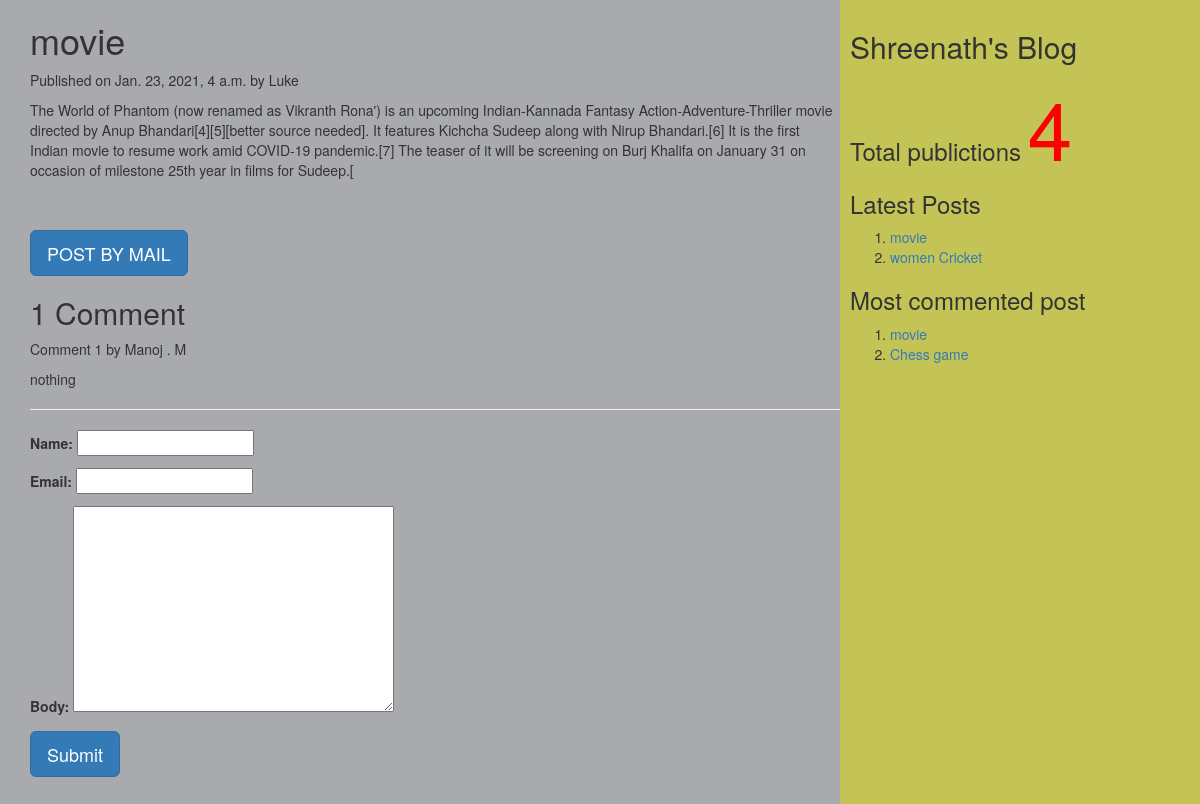
The page /2021/01/23/movie on the database its author committed.
### myApp/models.py (models this page shows, shortened)
class Post(models.Model):
          tags=TaggableManager()
          STATUS_CHOICES=(('draft','Draft'),('published','Published'))
          title=models.CharField(max_length=256)
          slug=models.SlugField(max_length=264,unique_for_date='publish')
          author=models.ForeignKey(User,related_name='blog_posts',on_delete= models.CASCADE)
          body=models.TextField()
          publish=models.DateTimeField(default=timezone.now)
          created=models.DateTimeField(auto_now_add=True)
          updated=models.DateTimeField(auto_now=True)
          status= models.CharField(max_length=10,choices=STATUS_CHOICES,default='draft')
          objects=CustomManager()
          class Meta:
                ordering=('-publish',)
          def get_absolute_url(self):
                return reverse('post_detail',args=[self.publish.year,self.publish.strftime('%m'),self.publish.strftime('%d'),self.slug])

class Comment(models.Model):
    post=models.ForeignKey(Post,related_name="comments",on_delete=models.CASCADE)
    name=models.CharField(max_length=50)
    email=models.EmailField()
    body=models.TextField()
    created=models.DateTimeField(auto_now_add=True)
    updated=models.DateTimeField(auto_now=True)
    active=models.BooleanField(default=True)
    class Meta:
        ordering=('created',)

### myApp/views.py (the view, shortened to what this page needs)
# urls.py: url(r'(?P<year>\d{4})/(?P<month>\d{2})/(?P<day>\d{2})/(?P<post>[-\w]+)',views.post_detail_view,name='post_detail'),
def post_detail_view(request,year,month,day,post):
    post=get_object_or_404(Post,slug=post,publish__year=year,publish__month=month,publish__day=day)
    comments=post.comments.filter(active=True)
    csubmit=False
    form=CommentForm()
    d={'post':post,'form':form,'csubmit':csubmit,'comments':comments}
    return render(request,'myApp/post_detail.html',d)

### myApp/forms.py
class CommentForm(forms.ModelForm):
    class Meta:
        model=Comment
        fields=('name','email','body')

### myApp/models.py (called while the page is built)
    def get_queryset(self):
        return super().get_queryset().filter(status='published')

### myApp/templatetags/mytags.py (called while the page is built)
@register.simple_tag
def total_posts():
    return Post.objects.count()

@register.inclusion_tag('myApp/latest_post.html')
def show_latest_posts(count=3):
    latest_posts=Post.objects.order_by('-publish')[:count]
    return {'latest_posts':latest_posts}

@register.simple_tag
def get_most_commented_posts(count=2):
    return Post.objects.annotate(total_comments=Count('comments')).order_by('-total_comments')[:count]

### templates/myApp/post_detail.html (shortened to what this page needs)
<html>
    {%extends 'myApp/parent.html'%}
        {%block content_block%}
        <h1>{{post.title}}</h1>
        <p>Published on {{post.publish}} by {{post.author|title}}</p>
        {{post.body|linebreaks}} <br><br>
        <a href="/{{post.id}}/share" class='btn btn-lg btn-primary'>POST BY MAIL</a>
        {%with comments.count as comments_count%}
        <h2>{{comments_count}} Comment{{comments_count|pluralize}}</h2>
        {%endwith%}
        {%if comments%}
         {%for c in comments%}
         <p>Comment {{forloop.counter}} by {{c.name}}</p>
        <div>{{c.body|linebreaks}}</div>
        <hr>
        {%endfor%}
        {%else%}
         <p style="color:blue;font-size:30px;font-style:bold;border-bottom:1px red solid;">There are no comments</p>
        {%endif%}
         {%if csubmit%}
         <h2>Thank you..Your comment has been added successfully!!</h2>
         {%else%}
         <form  method="post">
           {{form.as_p}}
           <input type="submit" class='btn btn-lg btn-primary' value="Submit">
         </form>
         {%endif%}
        {%endblock%}

### templates/myApp/parent.html (shortened to what this page needs)
<html>
{%load mytags%}
    <head>
        <link rel="stylesheet" href="https://maxcdn.bootstrapcdn.com/bootstrap/3.3.7/css/bootstrap.min.css">
    </head>
    <body>
        <div class="content" style="width:70%;float:left;background-color:a8aaad;height:300%;padding:0 0 0 30px">
              {%block content_block%}
              {%endblock%}
        </div>
        <div class="sidebar" style="width:30%;float:right;background-color:#c4c456;height:300%;padding:10px">
            <h2>Shreenath's Blog</h2>
            <h3>Total publictions
              <span style="color:red;font-size:80px">
              {%total_posts%}</span>
              <h3>Latest Posts</h3>
              {% show_latest_posts 2 %}
              <h3>Most commented post</h3>
              {%get_most_commented_posts as m%}
              <ol>
                {%for post in m%}
                <li><a href="{{post.get_absolute_url}}">{{post.title}}</a></li>
                {%endfor%}
              </ol>
            </h3>
        </div>
    </body>
</html>

### templates/myApp/latest_post.html
<!DOCTYPE html>
<html lang="en" dir="ltr">
  <body>
    <ol>
    {%for post in latest_posts%}
    <li><a href="{{post.get_absolute_url}}">{{post.title}}</a></li>
    {%endfor%}
    </ol>
  </body>
</html>

### rows shown on the page
Post: title "movie", publish "Jan. 23, 2021, 4 a.m.", author "Luke", body "The World of Phantom (now renamed as Vikranth Rona') is an upcoming Indian-Kannada Fantasy Action-Adventure-Thriller movie directed by Anup Bhandari[4][5][better source needed]. It features Kichcha Sudeep along with Nirup Bhandari.[6] It is the first Indian movie to resume work amid COVID-19 pandemic.[7] The teaser of it will be screening on Burj Khalifa on January 31 on occasion of milestone 25th year in films for Sudeep.["
Comment: name "Manoj . M", body "nothing"
Post: title "women Cricket"
Post: title "Chess game"

### other values the page prints
{{ comments_count }} "1"
